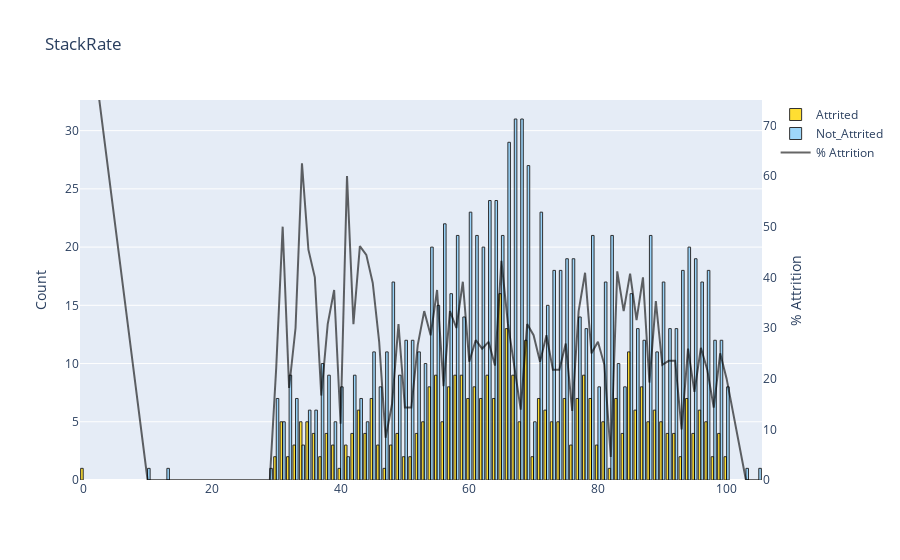
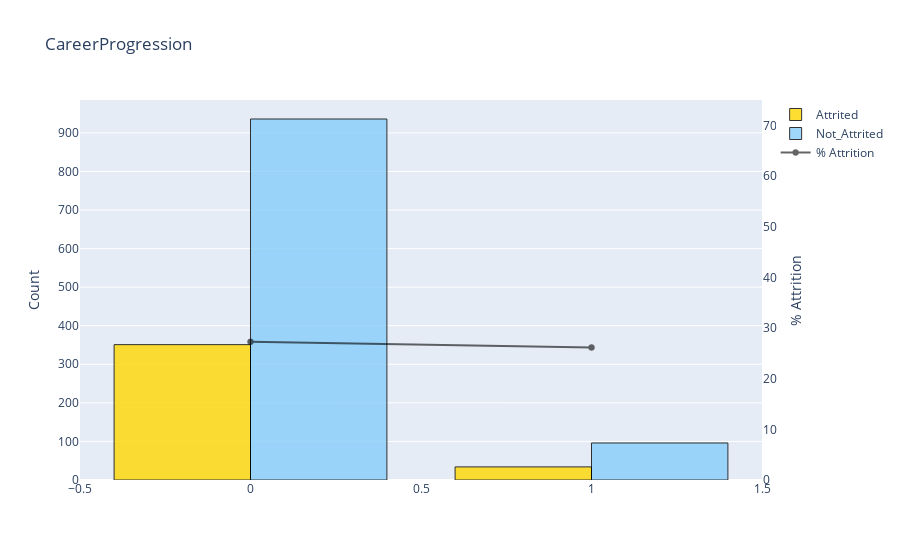
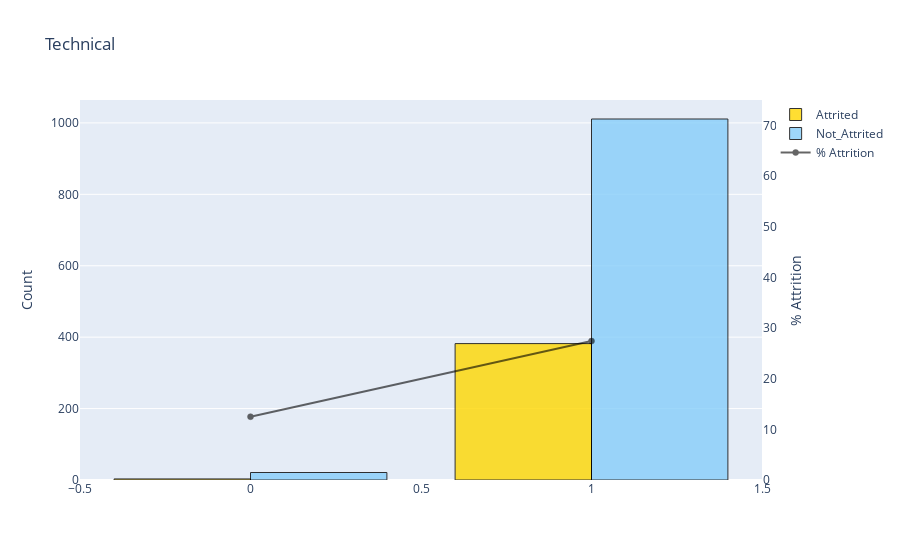

The notebook cell these images were saved under, in order:
### Code cell
#plot_distribution('StackRate', False)
barplot('StackRate', False)


##plot_distribution('CareerProgression', False)
barplot('CareerProgression', False)


##plot_distribution('Technical', False)
barplot('Technical', False)

### Figure 1 — Plotly figure (JSON) as saved in the notebook; plotly's stock layout.template omitted (floating-point values rounded to 4 significant figures)
{"data": [{"marker": {"color": "gold", "line": {"color": "#000000", "width": 1}}, "name": "Attrited", "opacity": 0.8, "type": "bar", "x": [65, 66, 69, 85, 59, 67, 63, 78, 58, 55, 61, 57, 87, 54, 60, 79, 45, 71, 75, 77, 62, 64, 94, 83, 89, 72, 43, 96, 86, 35, 34, 53, 97, 56, 81, 31, 90, 73, 88, 68, 74, 99, 44, 49, 42, 52, 38, 95, 84, 92, 91, 36, 46, 41, 80, 48, 33, 76, 39, 30, 32, 37, 100, 50, 51, 70, 93, 98, 40, 47, 82, 0], "y": [16, 13, 12, 11, 9, 9, 9, 9, 9, 9, 8, 8, 8, 8, 7, 7, 7, 7, 7, 7, 7, 7, 7, 7, 6, 6, 6, 6, 6, 5, 5, 5, 5, 5, 5, 5, 5, 5, 5, 5, 5, 4, 4, 4, 4, 4, 4, 4, 4, 4, 4, 4, 3, 3, 3, 3, 3, 3, 3, 2, 2, 2, 2, 2, 2, 2, 2, 2, 1, 1, 1, 1]}, {"marker": {"color": "lightskyblue", "line": {"color": "#000000", "width": 1}}, "name": "Not_Attrited", "opacity": 0.8, "type": "bar", "x": [67, 68, 66, 69, 63, 64, 71, 60, 56, 88, 79, 82, 65, 61, 58, 54, 62, 94, 76, 95, 75, 93, 97, 73, 74, 48, 96, 81, 90, 85, 57, 72, 55, 77, 59, 92, 91, 78, 86, 50, 87, 99, 98, 51, 47, 89, 45, 52, 83, 37, 53, 49, 32, 42, 38, 40, 100, 46, 80, 84, 43, 33, 30, 36, 35, 44, 39, 70, 31, 34, 41, 13, 29, 105, 103, 10], "y": [31, 31, 29, 27, 24, 24, 23, 23, 22, 21, 21, 21, 21, 21, 21, 20, 20, 20, 19, 19, 19, 18, 18, 18, 18, 17, 17, 17, 17, 16, 16, 15, 15, 14, 14, 13, 13, 13, 13, 12, 12, 12, 12, 12, 11, 11, 11, 11, 10, 10, 10, 9, 9, 9, 9, 8, 8, 8, 8, 8, 7, 7, 7, 6, 6, 5, 5, 5, 5, 3, 2, 1, 1, 1, 1, 1]}, {"marker": {"color": "black", "line": {"color": "#000000", "width": 0.5}}, "name": "% Attrition", "opacity": 0.6, "type": "scatter", "x": [0, 10, 13, 29, 30, 31, 32, 33, 34, 35, 36, 37, 38, 39, 40, 41, 42, 43, 44, 45, 46, 47, 48, 49, 50, 51, 52, 53, 54, 55, 56, 57, 58, 59, 60, 61, 62, 63, 64, 65, 66, 67, 68, 69, 70, 71, 72, 73, 74, 75, 76, 77, 78, 79, 80, 81, 82, 83, 84, 85, 86, 87, 88, 89, 90, 91, 92, 93, 94, 95, 96, 97, 98, 99, 100, 103, 105], "y": [100, 0, 0, 0, 22.22, 50, 18.18, 30, 62.5, 45.45, 40, 16.67, 30.77, 37.5, 11.11, 60, 30.77, 46.15, 44.44, 38.89, 27.27, 8.333, 15, 30.77, 14.29, 14.29, 26.67, 33.33, 28.57, 37.5, 18.52, 33.33, 30, 39.13, 23.33, 27.59, 25.93, 27.27, 22.58, 43.24, 30.95, 22.5, 13.89, 30.77, 28.57, 23.33, 28.57, 21.74, 21.74, 26.92, 13.64, 33.33, 40.91, 25, 27.27, 22.73, 4.545, 41.18, 33.33, 40.74, 31.58, 40, 19.23, 35.29, 22.73, 23.53, 23.53, 10, 25.93, 17.39, 26.09, 21.74, 14.29, 25, 20, 0, 0], "yaxis": "y2"}], "layout": {"title": {"text": "StackRate"}, "yaxis": {"title": {"text": "Count"}}, "yaxis2": {"anchor": "x", "overlaying": "y", "range": [0, 75], "showgrid": false, "side": "right", "title": {"text": "% Attrition"}, "zeroline": false}}}

### Figure 2 — Plotly figure (JSON) as saved in the notebook; plotly's stock layout.template omitted (floating-point values rounded to 4 significant figures)
{"data": [{"marker": {"color": "gold", "line": {"color": "#000000", "width": 1}}, "name": "Attrited", "opacity": 0.8, "type": "bar", "x": [0, 1], "y": [351, 34]}, {"marker": {"color": "lightskyblue", "line": {"color": "#000000", "width": 1}}, "name": "Not_Attrited", "opacity": 0.8, "type": "bar", "x": [0, 1], "y": [936, 96]}, {"marker": {"color": "black", "line": {"color": "#000000", "width": 0.5}}, "name": "% Attrition", "opacity": 0.6, "type": "scatter", "x": [0, 1], "y": [27.27, 26.15], "yaxis": "y2"}], "layout": {"title": {"text": "CareerProgression"}, "yaxis": {"title": {"text": "Count"}}, "yaxis2": {"anchor": "x", "overlaying": "y", "range": [0, 75], "showgrid": false, "side": "right", "title": {"text": "% Attrition"}, "zeroline": false}}}

### Figure 3 — Plotly figure (JSON) as saved in the notebook; plotly's stock layout.template omitted (floating-point values rounded to 4 significant figures)
{"data": [{"marker": {"color": "gold", "line": {"color": "#000000", "width": 1}}, "name": "Attrited", "opacity": 0.8, "type": "bar", "x": [1, 0], "y": [382, 3]}, {"marker": {"color": "lightskyblue", "line": {"color": "#000000", "width": 1}}, "name": "Not_Attrited", "opacity": 0.8, "type": "bar", "x": [1, 0], "y": [1011, 21]}, {"marker": {"color": "black", "line": {"color": "#000000", "width": 0.5}}, "name": "% Attrition", "opacity": 0.6, "type": "scatter", "x": [0, 1], "y": [12.5, 27.42], "yaxis": "y2"}], "layout": {"title": {"text": "Technical"}, "yaxis": {"title": {"text": "Count"}}, "yaxis2": {"anchor": "x", "overlaying": "y", "range": [0, 75], "showgrid": false, "side": "right", "title": {"text": "% Attrition"}, "zeroline": false}}}
